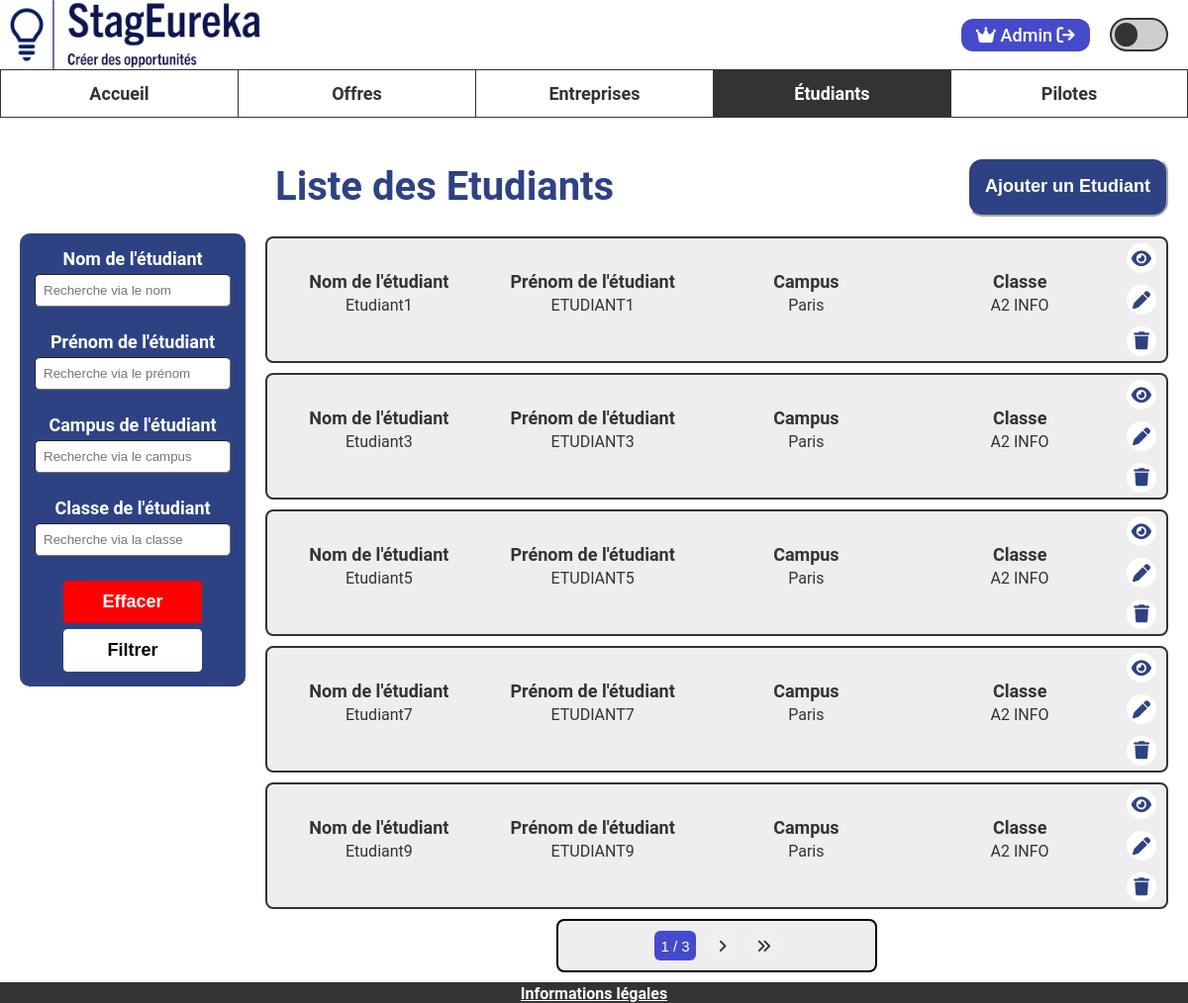
/www/etudiant/liste (signed in), run on the app's committed database.
### tables this page shows
CREATE TABLE Student(
   idStudent INT NOT NULL AUTO_INCREMENT,
   email VARCHAR(320) NOT NULL,
   name VARCHAR(50) NOT NULL,
   firstName VARCHAR(50) NOT NULL,
   password VARCHAR(255) NOT NULL,
   idClass INT NOT NULL,
   PRIMARY KEY(idStudent),
   FOREIGN KEY(idClass) REFERENCES Class(idClass)
);

CREATE TABLE City(
   idCity INT NOT NULL AUTO_INCREMENT,
   cityName VARCHAR(50),
   addressCode VARCHAR(10),
   PRIMARY KEY(idCity)
);

CREATE TABLE Class(
   idClass INT NOT NULL AUTO_INCREMENT,
   className VARCHAR(50),
   yearClass INT NOT NULL,
   idCity INT NOT NULL,
   idPilot INT NOT NULL,
   PRIMARY KEY(idClass),
   FOREIGN KEY(idCity) REFERENCES City(idCity),
   FOREIGN KEY(idPilot) REFERENCES Pilot(idPilot)
);

### www/modele/etudiant_modele.php (called while the page is built, shortened)
<?php
require_once "modele/classe_modele.php";
class Etudiant {
    public function __construct(int $id, string $nom, string $prenom, string $email, string $hash_mdp, Classe $classe) {
        $this->id = $id;
        $this->nom = $nom;
        $this->prenom = $prenom;
        $this->classe = $classe;
    }
}
function getEtudiantsFiltres(string $nom, string $prenom, string $ville, string $nomClasse) : array {
    $pdo = connexionBDD();
    $sql = "SELECT * FROM Student s
            INNER JOIN Class class ON (s.idClass = class.idClass)
            INNER JOIN City c ON (class.idCity = c.idCity)
            WHERE 1";
    $filtres = [];
    $requete = $pdo->prepare($sql);
    $requete->execute($filtres);
    $reponseBdd = $requete->fetchAll(PDO::FETCH_ASSOC);
    $etudiants = [];
    foreach ($reponseBdd as $etudiant) {
        $etudiants[] = new Etudiant(
            $etudiant["idStudent"],
            $etudiant["name"],
            $etudiant["firstName"],
            $etudiant["email"],
            $etudiant["password"],
            new Classe(
                $etudiant["idClass"],
                $etudiant["className"],
                $etudiant["yearClass"],
                $etudiant["cityName"],
                $etudiant["addressCode"],
                $etudiant["idPilot"]
            )
        );
    }
    return $etudiants;
}

### www/modele/classe_modele.php (called while the page is built, shortened)
<?php
class Classe {
    public function __construct(int $id, string $nom, int $annee, string $ville, string $codePostal, int $idPilote) {
        $this->nom = $nom;
        $this->ville = $ville;
    }
}

### www/vue/php/etudiant/liste_etudiants_vue.php (the view, shortened to what this page needs)
<main class="main-affichage" id="main-liste-etudiants">
    <form action="<?= ADRESSE_SITE ?>/etudiant/liste" method="post" id="form-filtres">
        <div class="block-recherche" id="block-recherche-etudiants">
            <div class="barres-recherche">
                <div class="element-recherche">
                    <label for="nom-etudiant-filtre">Nom de l'étudiant</label>
                    <input type="text" placeholder="Recherche via le nom" class="case-recherche" id="nom-etudiant-filtre" name="nom" value="<?= isset($_POST["nom"]) ? $_POST["nom"] : "" ?>">
                </div>
                <div class="element-recherche">
                    <label for="prenom-etudiant-filtre">Prénom de l'étudiant</label>
                    <input type="text" placeholder="Recherche via le prénom" class="case-recherche" id="prenom-etudiant-filtre" name="prenom" value="<?= isset($_POST["prenom"]) ? $_POST["prenom"] : "" ?>">
                </div>
                <div class="element-recherche">
                    <label for="campus-etudiant-filtre">Campus de l'étudiant</label>
                    <input type="text" placeholder="Recherche via le campus" class="case-recherche" id="campus-etudiant-filtre" name="ville" value="<?= isset($_POST["ville"]) ? $_POST["ville"] : "" ?>">
                </div>
                <div class="element-recherche">
                    <label for="classe-etudiant-filtre">Classe de l'étudiant</label>
                    <input type="text" placeholder="Recherche via la classe" class="case-recherche" id="classe-etudiant-filtre" name="nomClasse" value="<?= isset($_POST["nomClasse"]) ? $_POST["nomClasse"] : "" ?>">
                </div>
            </div>
            <button type="reset" class="bouton-filtrage">Effacer</button>
            <button type="submit" class="bouton-filtrage">Filtrer</button>
        </div>
        <?php
        $nbResultats = count($etudiants);
        $nbPages = ceil($nbResultats / NB_RESULTATS_PAGE);
        $page = isset($_POST["page"]) ? intval($_POST["page"]) : 1;
        ?>
    </form>
    <div class="affichage-cartes">
        <div class="haut-page-liste-resultats">
            <h1 id="haut-h1">Liste des Etudiants</h1>
            <button id="haut-bouton" onclick="location.href='<?= ADRESSE_SITE ?>/etudiant/creer'">Ajouter un Etudiant</button>
        </div>
        <div id="selection-etudiant">
            <?php for ($i = ($page - 1) * NB_RESULTATS_PAGE; $i < min(count($etudiants), $page * NB_RESULTATS_PAGE); $i++) { ?>
                <?php $etudiant = $etudiants[$i] ?>
                <div class="carte carte-etudiant" id="carte-etudiant-<?= $etudiant->id ?>">
                    <div class="info-carte">
                        <div class="element-carte">
                            <p class="element-carte-titre">Nom de l'étudiant</p>
                            <p class="element-carte-valeur"><?= $etudiant->nom ?></p>
                        </div>
                        <div class="element-carte">
                            <p class="element-carte-titre">Prénom de l'étudiant</p>
                            <p class="element-carte-valeur"><?= $etudiant->prenom ?></p>
                        </div>
                        <div class="element-carte div-carte-campus">
                            <p class="element-carte-titre">Campus</p>
                            <p class="element-carte-valeur"><?= $etudiant->classe->ville ?></p>
                        </div>
                        <div class="element-carte">
                            <p class="element-carte-titre">Classe</p>
                            <p class="element-carte-valeur"><?= $etudiant->classe->nom ?></p>
                        </div>
                        <div class="boutons-carte">
                            <button class="bouton-carte" title="Lire" onclick="location.href='<?= ADRESSE_SITE ?>/etudiant/lire/<?= $etudiant->id ?>'">
                                <i class="fa-solid fa-eye"></i>
                            </button>
                            <button class="bouton-carte" title="Modifier" onclick="location.href='<?= ADRESSE_SITE ?>/etudiant/modifier/<?= $etudiant->id ?>'">
                                <i class="fa-solid fa-pen"></i>
                            </button>
                            <button class="bouton-carte" title="Supprimer" onclick="location.href='<?= ADRESSE_SITE ?>/etudiant/supprimer/<?= $etudiant->id ?>'">
                                <i class="fa-solid fa-trash"></i>
                            </button>
                        </div>
                    </div>
                </div>
            <?php } ?>
            <div class="conteneur-pagination-cartes">
                <div class="pagination-cartes" id="pagination">
                    <button class="bouton-nav" title="Page actuelle" id="pagination-numero-actuel" hidden><?= $page ?> / <?= $nbPages ?></button>
                    <button class="bouton-nav" title="Page suivante" id="pagination-suivant" hidden><i class="fa-solid fa-angle-right"></i></button>
                    <button class="bouton-nav" title="Page fin" id="pagination-fin" hidden><i class="fa-solid fa-angles-right"></i></button>
                </div>
            </div>
        </div>
    </div>
</main>
<?php
include "vue/php/mise_en_page_vue.php";
?>

### www/vue/css/style.css (style rules this page uses)
:root { --primary-color: #333333; --secondary-color: #cecece; --accent-color-1: #2e4283; --accent-color-2: #454acc; --alternate-color: #ffffff; --background-color: #ffffff; --background-color-2: #eeeeee; }
body { margin: 0; padding: 0; background-color: var(--background-color); color: var(--primary-color); overflow: hidden; }
body, textarea { font-family: 'Roboto', sans-serif; }
main { position: absolute; overflow-y: auto; top: 118.59px; bottom: 20px; left: 0px; right: 0px; }
.case-recherche { width: 180px; border-radius: 5px; border-width: 0.5px; padding: 8px; }
.main-affichage { display: flex; padding: 20px; }
.block-recherche { color: var(--background-color); background-color: var(--accent-color-1); padding: 15px; font-weight: bold; text-align: center; border-radius: 10px; margin-top: 97px; }
.block-recherche label, .block-recherche h3 { display: block; margin-top: 0; margin-bottom: 5px; font-size: 18px; }
.element-recherche { margin-bottom: 25px; }
.bouton-filtrage { font-weight: bold; justify-content: center; margin: 0 auto; margin-top: 50px; display: block; border: 1px solid var(--background-color); background-color: var(--background-color); border-radius: 4px; padding: 10px 25px; cursor: pointer; font-size: 18px; width: 140px; }
.bouton-filtrage[type="reset"] { margin-top: 6px; background-color: red; border: 1px solid red; color: var(--background-color); }
.bouton-filtrage[type="submit"] { margin-top: 6px; }
.affichage-cartes { margin-left: 20px; width: 100%; }
.haut-page-liste-resultats { display: flex; justify-content: space-between; align-items: center; }
#haut-h1 { color: var(--accent-color-1); font-size: 40px; margin-left: 10px; }
#haut-bouton { min-height: 60px; height: fit-content; margin: auto 0; padding: 16px; border-color: var(--background-color); background-color: var(--accent-color-1); color: var(--background-color); font-weight: bold; font-size: large; border-radius: 15px; cursor: pointer; }
.carte { margin-bottom: 10px; }
.info-carte { background-color: var(--background-color-2); border: 2px solid var(--primary-color); padding: 5px; border-radius: 8px; display: flex; width: auto; text-align: center; }
.element-carte { margin: 10px; width: 100%; }
.element-carte-titre { font-weight: bold; font-size: large; }
.boutons-carte { display: flex; margin-right: 5px; text-align: center; align-items: center; flex-wrap: wrap; align-content: center; justify-content: center; flex-direction: column; }
.bouton-carte { cursor: pointer; color: var(--accent-color-1); background-color: var(--background-color); border-radius: 100%; border: 0px; font-size: large; height: 30px; width: 30px; text-align: center; justify-content: center; align-items: center; }
.conteneur-pagination-cartes { display: flex; text-align: center; justify-content: center; padding-bottom: 10px; }
.pagination-cartes { display: flex; text-align: center; justify-content: center; padding: 10px; border-radius: 8px; column-gap: 12px; background-color: var(--background-color-2); border: 2px solid black; height: 30px; width: 300px; }
#pagination-numero-actuel { width: fit-content; }
.bouton-nav { border: none; height: 30px; width: 30px; font-size: 15px; color: var(--primary-color); border-color: var(--primary-color) ; border-radius: 6px; cursor: pointer; column-gap: 12px; }
.bouton-nav:hover, .bouton-nav#pagination-numero-actuel { color: var(--background-color); background: var(--accent-color-2); }
.affichage-cartes .fa-eye { transform: translate(-6%, 7%); }
.affichage-cartes .fa-pen { transform: translate(0, 6%); }
.element-carte-titre { font-weight: bold; font-size: large; margin-bottom: 4px; }
.element-carte-valeur { margin-top: 0; }

### data on the page
student: name "Etudiant1", firstName "ETUDIANT1", city.cityName "Paris", idClass.className "A2 INFO"
student: name "Etudiant3", firstName "ETUDIANT3", city.cityName "Paris", idClass.className "A2 INFO"
student: name "Etudiant5", firstName "ETUDIANT5", city.cityName "Paris", idClass.className "A2 INFO"
student: name "Etudiant7", firstName "ETUDIANT7", city.cityName "Paris", idClass.className "A2 INFO"
student: name "Etudiant9", firstName "ETUDIANT9", city.cityName "Paris", idClass.className "A2 INFO"

### other printed values
$_SESSION["prenom"] "Admin"
$page "1"
$nbPages "3"
